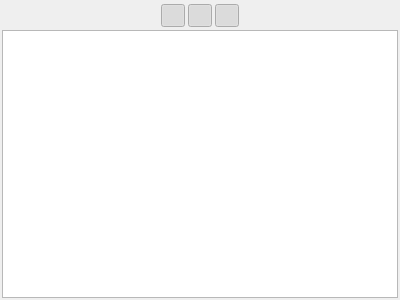
<?xml version="1.0" encoding="UTF-8"?>
<ui version="4.0">
    <class>CharacterReport</class>
    <widget class="QWidget" name="CharacterReport">
        <property name="geometry">
            <rect>
                <x>0</x>
                <y>0</y>
                <width>400</width>
                <height>300</height>
            </rect>
        </property>
        <property name="windowTitle">
            <string>Form</string>
        </property>
        <layout class="QVBoxLayout" name="verticalLayout">
            <property name="spacing">
                <number>3</number>
            </property>
            <property name="leftMargin">
                <number>2</number>
            </property>
            <property name="topMargin">
                <number>2</number>
            </property>
            <property name="rightMargin">
                <number>2</number>
            </property>
            <property name="bottomMargin">
                <number>2</number>
            </property>
            <item>
                <layout class="QHBoxLayout" name="layoutActButtons">
                    <property name="topMargin">
                        <number>2</number>
                    </property>
                    <item>
                        <spacer name="horizontalSpacer_2">
                            <property name="orientation">
                                <enum>Qt::Horizontal</enum>
                            </property>
                            <property name="sizeHint" stdset="0">
                                <size>
                                    <width>40</width>
                                    <height>20</height>
                                </size>
                            </property>
                        </spacer>
                    </item>
                    <item alignment="Qt::AlignHCenter|Qt::AlignBottom">
                        <widget class="QToolButton" name="btnAct1">
                            <property name="cursor">
                                <cursorShape>PointingHandCursor</cursorShape>
                            </property>
                            <property name="text">
                                <string/>
                            </property>
                            <property name="checkable">
                                <bool>true</bool>
                            </property>
                            <property name="checked">
                                <bool>true</bool>
                            </property>
                        </widget>
                    </item>
                    <item alignment="Qt::AlignHCenter|Qt::AlignBottom">
                        <widget class="QToolButton" name="btnAct2">
                            <property name="cursor">
                                <cursorShape>PointingHandCursor</cursorShape>
                            </property>
                            <property name="text">
                                <string/>
                            </property>
                            <property name="checkable">
                                <bool>true</bool>
                            </property>
                            <property name="checked">
                                <bool>true</bool>
                            </property>
                        </widget>
                    </item>
                    <item alignment="Qt::AlignBottom">
                        <widget class="QToolButton" name="btnAct3">
                            <property name="cursor">
                                <cursorShape>PointingHandCursor</cursorShape>
                            </property>
                            <property name="text">
                                <string/>
                            </property>
                            <property name="checkable">
                                <bool>true</bool>
                            </property>
                            <property name="checked">
                                <bool>true</bool>
                            </property>
                        </widget>
                    </item>
                    <item>
                        <spacer name="horizontalSpacer">
                            <property name="orientation">
                                <enum>Qt::Horizontal</enum>
                            </property>
                            <property name="sizeHint" stdset="0">
                                <size>
                                    <width>40</width>
                                    <height>20</height>
                                </size>
                            </property>
                        </spacer>
                    </item>
                </layout>
            </item>
            <item>
                <widget class="ChartView" name="chartView"/>
            </item>
        </layout>
    </widget>
    <customwidgets>
        <customwidget>
            <class>ChartView</class>
            <extends>QGraphicsView</extends>
            <header>src.main.python.plotlyst.view.widget.display</header>
        </customwidget>
    </customwidgets>
    <resources/>
    <connections/>
</ui>
